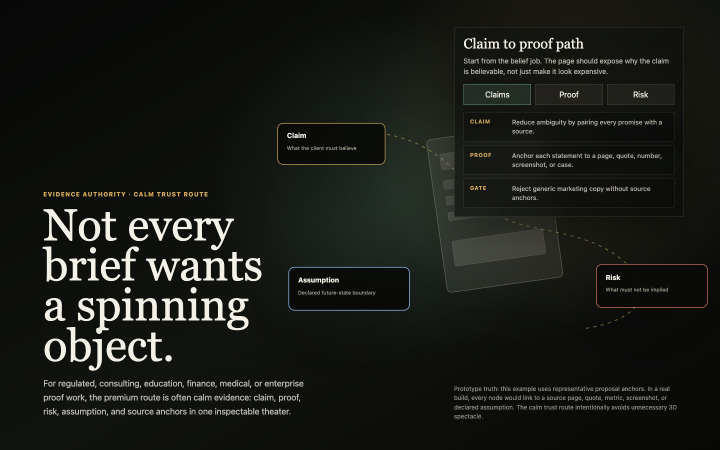
#> input picture examples/evidence-theater-trust/desktop-claims.png, 1440 x 900 px (shown at 1/2 size)
$ python asset_manifest.py ../examples/evidence-theater-trust/desktop-claims.png
#> lines starting #> are read from the running program, lines starting #| are printed output that depends on the picture
#!/usr/bin/env python3
"""Inspect local image assets for cinematic web routing."""

from __future__ import annotations

import argparse
import json
from collections import Counter
from pathlib import Path
from typing import Any


def inspect_image(path: Path) -> dict[str, Any]:
    try:
        from PIL import Image
    except ImportError as exc:
        raise SystemExit("Pillow is required for image inspection: python3 -m pip install Pillow") from exc

    with Image.open(path) as image:
#> image is the input picture: PIL image 1440x900 RGB; mean R, G, B 26, 27.7, 23.7
        image.load()
        width, height = image.size
#> width = 1440; height = 900
        mode = image.mode
#> mode = 'RGB'
        has_alpha = "A" in mode or mode in {"LA", "PA"}
#> has_alpha = False
        sample = image.convert("RGBA").resize((80, 80))
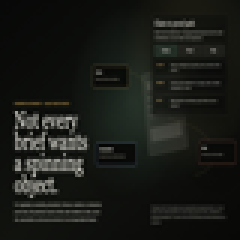
#> sample: PIL image 80x80 RGBA (shown 3 times larger); mean R, G, B, A 26, 27.7, 23.7, 255
        pixels = list(sample.getdata())
#> pixels = 6400 items, first 6: (7, 8, 7, 255), (7, 8, 7, 255), (7, 8, 7, 255), (7, 8, 7, 255), (7, 8, 7, 255), (8, 9, 7, 255)

    opaque = [p for p in pixels if p[3] > 8]
#> opaque has the same summary as pixels
    alpha_ratio = 0 if not pixels else sum(1 for p in pixels if p[3] < 250) / len(pixels)
#> alpha_ratio = 0

    quantized = Counter((r // 32 * 32, g // 32 * 32, b // 32 * 32) for r, g, b, a in opaque)
#> quantized = 20 items
    palette = [
        {"hex": f"#{r:02x}{g:02x}{b:02x}", "count": count}
        for (r, g, b), count in quantized.most_common(6)
    ]
#> palette = 6 items

    aspect = width / height if height else 0
#> aspect = 1.6
    suggested_routes: list[str] = []
    if 1.7 <= aspect <= 2.2:
        suggested_routes.append("wide hero plate / paper-stage / depth gallery")
    if 0.8 <= aspect <= 1.25:
        suggested_routes.append("particle identity / central object / kinetic seal")
    if aspect >= 1.8:
        suggested_routes.append("possible map or panorama; inspect for globe/route usage")
    if has_alpha or alpha_ratio > 0.05:
        suggested_routes.append("alpha-mask particles or layered cutout")

    return {
        "path": str(path),
        "width": width,
        "height": height,
        "aspect_ratio": round(aspect, 4),
        "mode": mode,
        "has_alpha": has_alpha,
        "transparent_pixel_ratio": round(alpha_ratio, 4),
        "approx_palette": palette,
        "suggested_routes": suggested_routes or ["inspect subject manually before routing"],
    }


def main() -> int:
    parser = argparse.ArgumentParser(description="Inspect image assets for cinematic web routing.")
    parser.add_argument("paths", nargs="+", type=Path)
    args = parser.parse_args()

    results = []
    for path in args.paths:
        if not path.exists():
            results.append({"path": str(path), "error": "not found"})
            continue
        try:
            results.append(inspect_image(path))
        except Exception as exc:  # noqa: BLE001 - CLI should report per-file errors.
            results.append({"path": str(path), "error": str(exc)})

    print(json.dumps(results, ensure_ascii=False, indent=2))
#> (printed output is left out)
    return 0


if __name__ == "__main__":
    raise SystemExit(main())
#> (the program exits here)

$ run again, on examples/evidence-theater-trust/mobile-claims.png
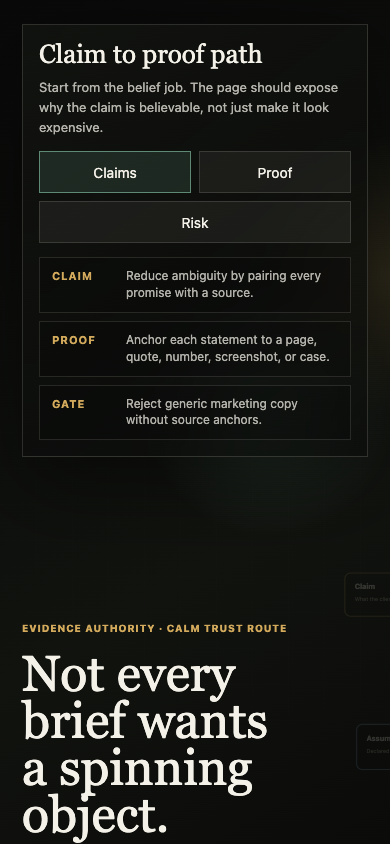
#> input picture examples/evidence-theater-trust/mobile-claims.png, 390 x 844 px
#> in inspect_image, image is the input picture: PIL image 390x844 RGB; mean R, G, B 27.9, 29.2, 25.5
#> in inspect_image, `sample = image.convert("RGBA").resize((80, 80))`:
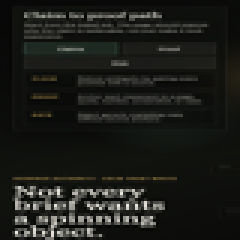
#> sample: PIL image 80x80 RGBA (shown 3 times larger); mean R, G, B, A 27.9, 29.2, 25.5, 255
#> pixels = 6400 items, first 6: (7, 8, 7, 255), (7, 8, 7, 255), (7, 8, 7, 255), (7, 8, 7, 255), (7, 8, 7, 255), (7, 8, 7, 255)
#> opaque has the same summary as pixels
#> alpha_ratio = 0
#> quantized = 27 items
#> palette = 6 items
#> (printed output is left out)
